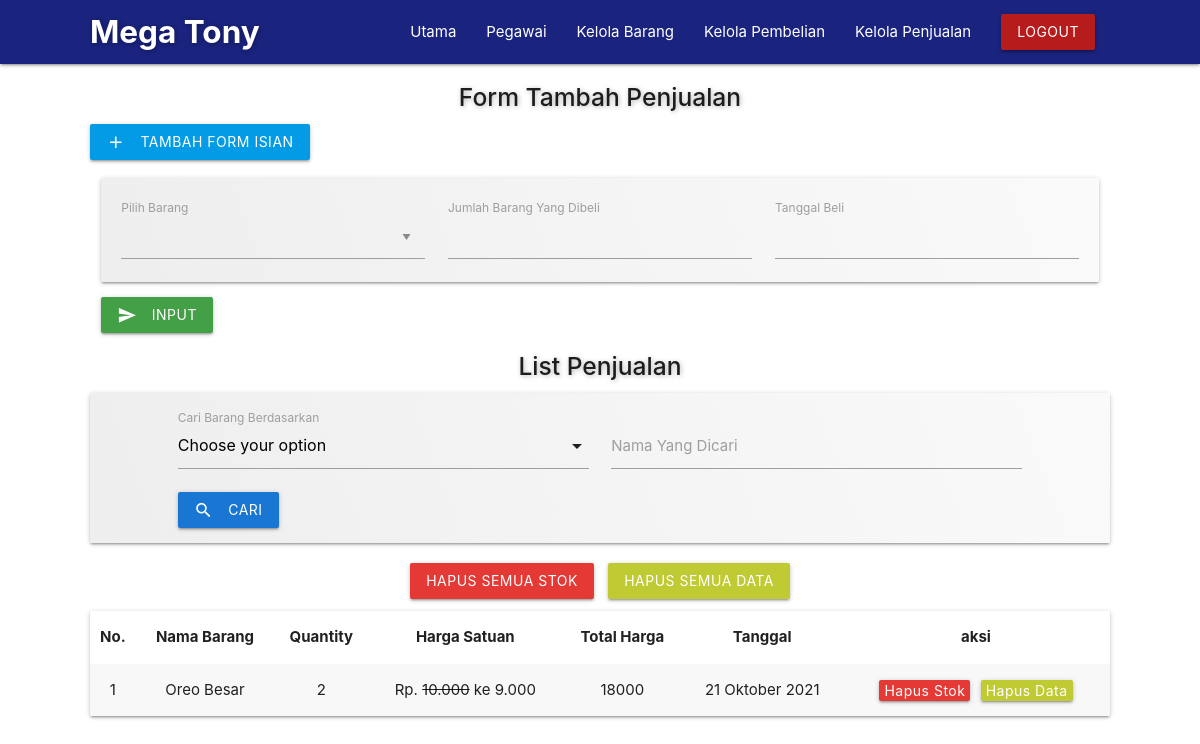
Screenshot of /admin/penjualan.php (signed in) with the database file from the repository.
### tables this page shows
CREATE TABLE IF NOT EXISTS `penjualan` (
  `id` int(11) NOT NULL AUTO_INCREMENT,
  `id_barang` int(11) DEFAULT NULL,
  `jum_yg_dibeli` int(11) DEFAULT NULL,
  `tot_yg_dibeli` int(11) DEFAULT NULL,
  `tanggal` datetime DEFAULT NULL,
  PRIMARY KEY (`id`)
);

CREATE TABLE IF NOT EXISTS `list_barang` (
  `id_barang` int(11) NOT NULL AUTO_INCREMENT,
  `nama_barang` text DEFAULT NULL,
  `harga` double DEFAULT NULL,
  `stok` int(11) DEFAULT NULL,
  `promo` text DEFAULT NULL,
  `diskon` int(11) DEFAULT NULL,
  `satuan` varchar(50) DEFAULT NULL,
  `unit` int(11) DEFAULT NULL,
  `tgl_expire` date DEFAULT NULL,
  `foto` text DEFAULT NULL,
  PRIMARY KEY (`id_barang`)
);

### admin/asset/datetime/datetimeFormat.php (called while the page is built, shortened)
<?php
class datetimeFormat {
    public static function TanggalIndo($date){
          $BulanIndo = array(
                            "Januari",
                            "Februari",
                            "Maret",
                            "April",
                            "Mei",
                            "Juni",
                            "Juli",
                            "Agustus",
                            "September",
                            "Oktober",
                            "November",
                            "Desember"
                            );
          $tahun = substr($date, 0, 4);
          $bulan = substr($date, 5, 2);
          $tgl   = substr($date, 8, 2);
          $result = $tgl . " " . $BulanIndo[(int)$bulan-1] . " ". $tahun;
          return($result);
    }
}
?>

### admin/penjualan.php (the view, shortened to what this page needs)
<?php
	include('template/header.php');
	include 'asset/datetime/datetimeFormat.php';
?>
<link rel="stylesheet" type="text/css" href="asset/css/pembelian-penjualan-style.css">
<?php
  $qry    = "SELECT
							a.*,
							b.nama_barang,
							b.stok,
							b.harga,
							b.diskon
						FROM penjualan a
						LEFT JOIN list_barang b ON a.id_barang=b.id_barang";
  $orderby = "id";
?>
	<section id="penjualan">
		<div class="container">
			<h5 class="center-align title-form">Form Tambah Penjualan</h5>
			<a class="waves-effect waves-light btn  light-blue darken-1" id="tambah-kolom"><i class="material-icons left">add</i>Tambah Form Isian</a>
			<div class="row">
				<form action="func/penjualan_func.php?action=insert" enctype="multipart/form-data" method="post">
				<div class="element col s12" id="div_1">
			    <div id="txt_1">
			      <div class="card-panel bg">
							<div class="row">
						    <div class="col s12 m6 l4">
					        <div class="ui-widget input-field">
					          <label>Pilih Barang</label>
					        </div>
						    </div>
				        <div class="input-field col s12 m6 l4">
				          <input placeholder="" id="jum_yg_dibeli" type="number" class="validate" name="jum_yg_dibeli[]" required>
				          <label for="jum_yg_dibeli">Jumlah Barang Yang Dibeli</label>
				        </div>
				        <div class="input-field col s12 m6 l4">
				          <input placeholder="" id="tanggal" type="text" class="validate datepicker" name="tanggal[]" required>
				          <label for="tanggal">Tanggal Beli</label>
				        </div>
						  </div>
			      </div>
			    </div>
				</div>
				<div class="col s12">
					<button type="submit" class="waves-effect waves-light btn green darken-1" id="input-penjualan"><i class="material-icons left">send</i>Input</button>
				</div>
				</form>
		  </div>
		</div>
		<div class="container list-penjualan">
			<h5 class="center-align title-form">List Penjualan</h5>
      <div class="pencarian-barang">
        <div class="card-panel bg">
          <?php include('../paginasi/pencarian.php'); ?>
        </div>
      </div>
			<div class="btn-delete center-align">
				<?php
					$data_pembelian = mysqli_query($mysqli, "SELECT * FROM penjualan");
					$jum_pembelian = mysqli_num_rows($data_pembelian);
					if ($jum_pembelian > 0) {
				?>
					<a class="waves-effect waves-light btn red darken-1 confirm-delete-all-stok" style="cursor: pointer;">Hapus Semua Stok</a>
					<a class="waves-effect waves-light btn lime darken-1 confirm-delete-all-data" style="cursor: pointer;">Hapus Semua Data</a>
				<?php } ?>
			</div>
			<div class="card-panel">
				<table class="striped centered responsive-table">
	        <thead>
	          <tr>
	          		<th>No.</th>
	              <th>Nama Barang</th>
	              <th>Quantity</th>
	              <th>Harga Satuan</th>
	              <th>Total Harga</th>
	              <th>Tanggal</th>
	              <th>aksi</th>
	          </tr>
	        </thead>
	        <tbody>
	        <?php
	        	$no = 1;
						$kolomCari=(isset($_GET['Kolom']))? $_GET['Kolom'] : "";
						$kolomKataKunci=(isset($_GET['KataKunci']))? $_GET['KataKunci'] : "";
						if($kolomCari=="" && $kolomKataKunci==""){
						  $dt = mysqli_query($mysqli, "$qry ORDER BY $orderby DESC");
						}else{
						  $dt = mysqli_query($mysqli, "$qry WHERE $kolomCari LIKE '%$kolomKataKunci%'");
						}
						while($data = mysqli_fetch_array($dt)) {
					?>
	          <tr>
	          	<td><?php echo $no; ?></td>
	            <td><?php echo $data['nama_barang']; ?></td>
	            <td><?php echo $data['jum_yg_dibeli']; ?></td>
	            <td>
            	Rp. <?php if ($data['diskon'] == 0) {
                echo number_format($data['harga'],0,",",".");
              } else {
                echo '<del>'.number_format($data['harga'],0,",",".").'</del> ke ';
                $diskon       = $data['harga'] * $data['diskon']/100;
                $harga_diskon = $data['harga'] - $diskon;
                echo number_format($harga_diskon,0,",",".");
              } ?>
	            </td>
	            <td><?php echo $data['tot_yg_dibeli']; ?></td>
	            <td><?php echo datetimeFormat::TanggalIndo($data['tanggal']); ?></td>
	            <td>
	            	<a class="waves-effect waves-light btn red darken-1 confirm-delete-stok" style="cursor: pointer;">Hapus Stok</a>
	            	<a class="waves-effect waves-light btn lime darken-1 confirm-delete-data" style="cursor: pointer;">Hapus Data</a>
	            </td>
	          </tr>
	        <?php $no++; } ?>
	        </tbody>
	      </table>
			</div>
		</div>
	</section>
<?php include('template/footer.php'); ?>

### admin/template/header.php (shortened to what this page needs)
<!DOCTYPE html>
<html>
<head>
    <link rel="stylesheet" href="https://cdn.jsdelivr.net/npm/bootstrap-icons@1.5.0/font/bootstrap-icons.css">
    <link type="text/css" rel="stylesheet" href="../css/materialize.css"  media="screen,projection"/>
    <link rel="stylesheet" type="text/css" href="asset/css/style.css">
</head>
<body>
	<div class="navbar-fixed">
      <nav class="indigo darken-4">
        <div class="container">
          <div class="nav-wrapper">
            <a href="index.php" class="brand-logo">Mega Tony</a>
            <ul class="right hide-on-med-and-down">
              <li><a href="index.php">Utama</a></li>
              <li><a href="pegawai.php">Pegawai</a></li>
              <li><a href="list-barang.php">Kelola Barang</a></li>
              <li><a href="pembelian.php">Kelola Pembelian</a></li>
              <li><a href="penjualan.php">Kelola Penjualan</a></li>
              <li><a class="waves-effect waves-light btn modal-trigger red darken-4 confirmation-logout" style="cursor: pointer;">Logout</a></li>
            </ul>
          </div>
        </div>
      </nav>
    </div>

### paginasi/pencarian.php (shortened to what this page needs)
<div class="container">
  <form method="get">
    <div class="row">
      <div class="input-field col s12 m6">
        <label>Cari Barang Berdasarkan</label>
      </div>
      <div class="input-field col s12 m6">
        <input id="input-column-paginasi" type="text" class="validate" name="KataKunci" value="<?php if(isset($_GET['KataKunci'])){echo $_GET['KataKunci'];} ?>">
        <label for="input-column-paginasi">Nama Yang Dicari</label>
      </div>
      <div class="col">
        <button type="submit" class="waves-effect waves-light btn blue darken-2"><i class="material-icons left">search</i>Cari</button>
      </div>
    </div>
  </form>
</div>

### admin/template/footer.php (shortened to what this page needs)
</body>
</html>

### admin/asset/css/style.css (style rules this page uses)
nav .brand-logo { font-weight: bold; text-shadow: 1px 1px 5px rgba(0, 0, 0, 0.3); }

### admin/asset/css/pembelian-penjualan-style.css (style rules this page uses)
#pembelian, #penjualan { margin-top: 20px; }
#pembelian #tambah-kolom, #penjualan #tambah-kolom { margin-bottom: 10px; }
#pembelian .card-panel, #penjualan .card-panel { position: relative; padding: 20px 20px 0 20px; }
#pembelian .card-panel.bg, #penjualan .card-panel.bg { background: linear-gradient(70deg, #eeeeee, #fafafa); }
#pembelian .card-panel .row, #penjualan .card-panel .row { margin-bottom: unset; }
#pembelian button#input-pembelian, #penjualan button#input-penjualan { z-index: unset; }
#pembelian .title-form, #penjualan .title-form { font-weight: 500; text-shadow: 1px 1px 5px rgba(0, 0, 0, 0.3); margin-bottom: 13px; }
#pembelian .list-barang, #penjualan .list-penjualan { padding-bottom: 40px; }
#pembelian .list-barang .card-panel, #penjualan .list-penjualan .card-panel { padding: 0; }
#pembelian .list-barang .card-panel table a, #penjualan .list-penjualan .card-panel table a { height: unset; line-height: unset; padding: 0 5px; text-transform: capitalize; margin: 0 3px; }
#pembelian .list-barang .btn-delete a, #penjualan .list-penjualan .btn-delete a { margin: 5px; z-index: unset; }
#pembelian .list-barang .pencarian-barang .card-panel, #penjualan .list-penjualan .pencarian-barang .card-panel { padding: 15px 0; }
#pembelian .select-wrapper input.select-dropdown, #pembelian .pencarian-barang button, #penjualan .select-wrapper input.select-dropdown, #penjualan .pencarian-barang button { z-index: unset; }

### rows the page displays
penjualan: id_barang.nama_barang "Oreo Besar", jum_yg_dibeli "2", id_barang.harga "10.000", id_barang.diskon "9.000", tot_yg_dibeli "18000", tanggal "21 Oktober 2021"
